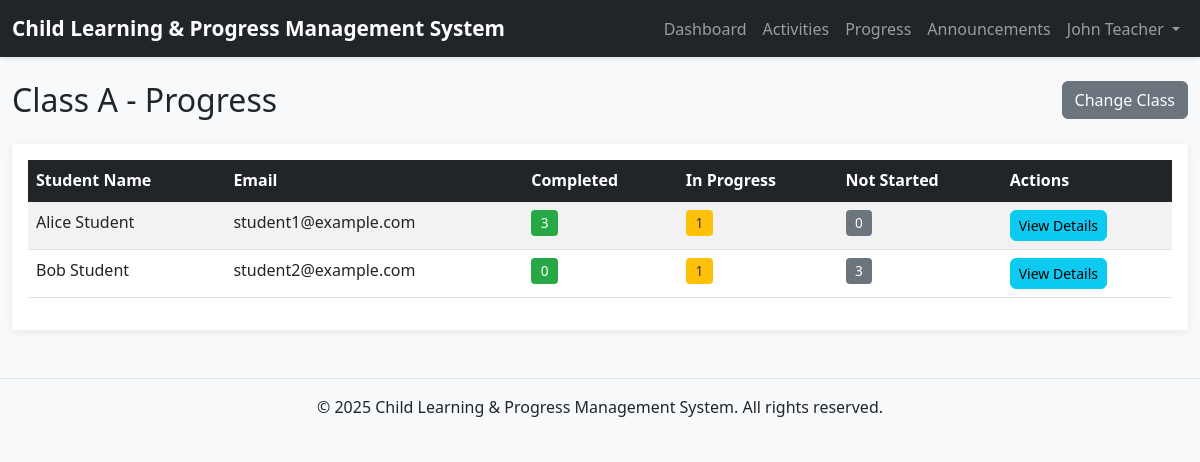
The app's page /teacher/class_progress.php?class_id=1 (signed in) with its own data.
### tables this page shows
CREATE TABLE users (
    id INT AUTO_INCREMENT PRIMARY KEY,
    email VARCHAR(255) NOT NULL UNIQUE,
    password VARCHAR(255) NOT NULL,
    full_name VARCHAR(255) NOT NULL,
    role ENUM('admin', 'teacher', 'student', 'parent') NOT NULL,
    created_at TIMESTAMP DEFAULT CURRENT_TIMESTAMP,
    updated_at TIMESTAMP DEFAULT CURRENT_TIMESTAMP ON UPDATE CURRENT_TIMESTAMP
);

CREATE TABLE classes (
    id INT AUTO_INCREMENT PRIMARY KEY,
    class_name VARCHAR(100) NOT NULL,
    grade VARCHAR(50) NOT NULL,
    section VARCHAR(50),
    teacher_id INT NOT NULL,
    created_at TIMESTAMP DEFAULT CURRENT_TIMESTAMP,
    updated_at TIMESTAMP DEFAULT CURRENT_TIMESTAMP ON UPDATE CURRENT_TIMESTAMP,
    FOREIGN KEY (teacher_id) REFERENCES users(id) ON DELETE RESTRICT ON UPDATE CASCADE
);

CREATE TABLE students (
    id INT AUTO_INCREMENT PRIMARY KEY,
    user_id INT NOT NULL UNIQUE,
    class_id INT NOT NULL,
    parent_user_id INT,
    enrollment_date TIMESTAMP DEFAULT CURRENT_TIMESTAMP,
    created_at TIMESTAMP DEFAULT CURRENT_TIMESTAMP,
    updated_at TIMESTAMP DEFAULT CURRENT_TIMESTAMP ON UPDATE CURRENT_TIMESTAMP,
    FOREIGN KEY (user_id) REFERENCES users(id) ON DELETE CASCADE ON UPDATE CASCADE,
    FOREIGN KEY (class_id) REFERENCES classes(id) ON DELETE RESTRICT ON UPDATE CASCADE,
    FOREIGN KEY (parent_user_id) REFERENCES users(id) ON DELETE SET NULL ON UPDATE CASCADE
);

### includes/auth.php (called while the page is built, shortened)
<?php
function isLoggedIn() {
    return isset($_SESSION['user_id']) && isset($_SESSION['role']);
}
function getCurrentUser() {
    global $mysqli;
    $user_id = $_SESSION['user_id'];
    $stmt = $mysqli->prepare("SELECT id, email, full_name, role FROM users WHERE id = ?");
    $stmt->bind_param("i", $user_id);
    $stmt->execute();
    $result = $stmt->get_result();
    if ($result->num_rows > 0) {
        return $result->fetch_assoc();
    }
    return null;
}
?>

### teacher/class_progress.php (the view, shortened to what this page needs)
<?php
require_once '../config/db.php';
require_once '../includes/auth.php';
$teacher_id = $_SESSION['user_id'];
$class_id = intval($_GET['class_id'] ?? 0);
$class = null;
if ($class_id > 0) {
    $stmt = $mysqli->prepare("SELECT id, class_name FROM classes WHERE id = ? AND teacher_id = ?");
    $stmt->bind_param("ii", $class_id, $teacher_id);
    $stmt->execute();
    $result = $stmt->get_result();
    if ($result->num_rows > 0) {
        $class = $result->fetch_assoc();
    }
}
    ?>
    <?php include '../includes/footer.php';
$students_result = $mysqli->query("
    SELECT s.id, u.full_name, u.email
    FROM students s
    JOIN users u ON s.user_id = u.id
    WHERE s.class_id = {$class_id}
    ORDER BY u.full_name
");
$students = $students_result->fetch_all(MYSQLI_ASSOC);
include '../includes/header.php';
include '../includes/nav.php';
?>
<div class="container-fluid mt-4">
    <div class="row mb-3">
        <div class="col-md-8">
            <h2><?php echo htmlspecialchars($class['class_name']); ?> - Progress</h2>
        </div>
        <div class="col-md-4 text-end">
            <a href="class_progress.php" class="btn btn-secondary">Change Class</a>
        </div>
    </div>
    <div class="card">
        <div class="card-body table-responsive">
            <?php if (count($students) > 0): ?>
                <table class="table table-striped table-hover">
                    <thead class="table-dark">
                        <tr>
                            <th>Student Name</th>
                            <th>Email</th>
                            <th>Completed</th>
                            <th>In Progress</th>
                            <th>Not Started</th>
                            <th>Actions</th>
                        </tr>
                    </thead>
                    <tbody>
                        <?php foreach ($students as $student): ?>
                            <?php
                            $counts_result = $mysqli->query("
                                SELECT
                                    COALESCE(SUM(CASE WHEN status = '" . STATUS_COMPLETED . "' THEN 1 ELSE 0 END), 0) as completed,
                                    COALESCE(SUM(CASE WHEN status = '" . STATUS_IN_PROGRESS . "' THEN 1 ELSE 0 END), 0) as in_progress,
                                    COALESCE(SUM(CASE WHEN status = '" . STATUS_NOT_STARTED . "' THEN 1 ELSE 0 END), 0) as not_started
                                FROM activity_assignments
                                WHERE student_id = {$student['id']}
                            ");
                            $counts = $counts_result->fetch_assoc();
                            ?>
                            <tr>
                                <td><?php echo htmlspecialchars($student['full_name']); ?></td>
                                <td><?php echo htmlspecialchars($student['email']); ?></td>
                                <td><span class="badge bg-success"><?php echo $counts['completed']; ?></span></td>
                                <td><span class="badge bg-warning"><?php echo $counts['in_progress']; ?></span></td>
                                <td><span class="badge bg-secondary"><?php echo $counts['not_started']; ?></span></td>
                                <td>
                                    <a href="student_progress.php?student_id=<?php echo $student['id']; ?>" class="btn btn-sm btn-info">View Details</a>
                                </td>
                            </tr>
                        <?php endforeach; ?>
                    </tbody>
                </table>
            <?php else: ?>
                <p class="text-muted">No students in this class yet.</p>
            <?php endif; ?>
        </div>
    </div>
</div>
<?php include '../includes/footer.php'; ?>

### includes/nav.php (shortened to what this page needs)
<nav class="navbar navbar-expand-lg navbar-dark bg-dark">
    <div class="container-fluid">
        <a class="navbar-brand" href="<?php echo SITE_URL; ?>">
            <?php echo APP_NAME; ?>
        </a>
        <div class="collapse navbar-collapse" id="navbarNav">
            <ul class="navbar-nav ms-auto">
                <?php if (isLoggedIn()) { ?>
                    <?php
                    $current_user = getCurrentUser();
                    if ($current_user) {
                    ?>
                        <?php if ($current_user['role'] === ROLE_TEACHER) { ?>
                            <li class="nav-item">
                                <a class="nav-link" href="<?php echo SITE_URL; ?>teacher/dashboard.php">Dashboard</a>
                            </li>
                            <li class="nav-item">
                                <a class="nav-link" href="<?php echo SITE_URL; ?>teacher/activities_list.php">Activities</a>
                            </li>
                            <li class="nav-item">
                                <a class="nav-link" href="<?php echo SITE_URL; ?>teacher/class_progress.php">Progress</a>
                            </li>
                            <li class="nav-item">
                                <a class="nav-link" href="<?php echo SITE_URL; ?>announcements_list.php">Announcements</a>
                            </li>
                        <?php } ?>
                        <li class="nav-item dropdown">
                            <a class="nav-link dropdown-toggle" href="#" id="userDropdown" role="button" data-bs-toggle="dropdown">
                                <?php echo htmlspecialchars($current_user['full_name']); ?>
                            </a>
                        </li>
                    <?php } ?>
                <?php } ?>
            </ul>
        </div>
    </div>
</nav>

### css/style.css (style rules this page uses)
:root { --primary-color: #667eea; --secondary-color: #764ba2; --success-color: #28a745; --danger-color: #dc3545; --warning-color: #ffc107; --info-color: #17a2b8; }
body { font-family: 'Segoe UI', Tahoma, Geneva, Verdana, sans-serif; background-color: #f8f9fa; }
.navbar { box-shadow: 0 2px 4px rgba(0, 0, 0, 0.1); }
.navbar-brand { font-weight: 600; font-size: 1.3rem; }
.card { border: none; box-shadow: 0 2px 8px rgba(0, 0, 0, 0.08); margin-bottom: 1.5rem; transition: transform 0.2s, box-shadow 0.2s; }
.badge { padding: 0.4rem 0.6rem; font-weight: 500; font-size: 0.85rem; }
.btn { border-radius: 0.375rem; font-weight: 500; transition: all 0.2s; }
.table { background-color: white; }
.table thead { background-color: #f8f9fa; font-weight: 600; }
.bg-success { background-color: var(--success-color) !important; }
.bg-warning { background-color: var(--warning-color) !important; color: #333 !important; }
* { transition: color 0.15s ease-in-out, background-color 0.15s ease-in-out; }
.btn, .card, .nav-link { transition: all 0.2s ease-in-out; }

### records on screen
users: full_name "John Teacher"
classes: class_name "Class A"
students: user.full_name "Alice Student", user.email "student1@example.com", completed "3", in_progress "1", not_started "0"
students: user.full_name "Bob Student", user.email "student2@example.com", completed "0", in_progress "1", not_started "3"

### other values on screen
APP_NAME "Child Learning & Progress Management System"
